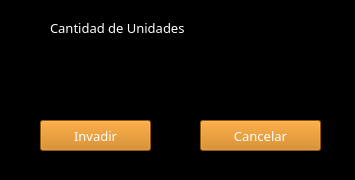
<?xml version="1.0" encoding="UTF-8"?>
<ui version="4.0">
 <class>invasion</class>
 <widget class="QWidget" name="invasion">
  <property name="geometry">
   <rect>
    <x>0</x>
    <y>0</y>
    <width>355</width>
    <height>180</height>
   </rect>
  </property>
  <property name="windowTitle">
   <string>invasion</string>
  </property>
  <widget class="QFrame" name="frame">
   <property name="geometry">
    <rect>
     <x>0</x>
     <y>0</y>
     <width>361</width>
     <height>181</height>
    </rect>
   </property>
   <property name="styleSheet">
    <string notr="true">background-color: rgb(0, 0, 0);</string>
   </property>
   <property name="frameShape">
    <enum>QFrame::StyledPanel</enum>
   </property>
   <property name="frameShadow">
    <enum>QFrame::Raised</enum>
   </property>
   <widget class="QPushButton" name="btnInvadir">
    <property name="geometry">
     <rect>
      <x>40</x>
      <y>120</y>
      <width>111</width>
      <height>31</height>
     </rect>
    </property>
    <property name="font">
     <font>
      <family>Starcraft</family>
      <pointsize>10</pointsize>
     </font>
    </property>
    <property name="styleSheet">
     <string notr="true">background-color: rgb(203, 119, 5);
color: rgb(255, 255, 255);</string>
    </property>
    <property name="text">
     <string>Invadir</string>
    </property>
   </widget>
   <widget class="QPushButton" name="btnCancelar">
    <property name="geometry">
     <rect>
      <x>200</x>
      <y>120</y>
      <width>121</width>
      <height>31</height>
     </rect>
    </property>
    <property name="font">
     <font>
      <family>Starcraft</family>
      <pointsize>10</pointsize>
     </font>
    </property>
    <property name="styleSheet">
     <string notr="true">background-color: rgb(203, 119, 5);
color: rgb(255, 255, 255);</string>
    </property>
    <property name="text">
     <string>Cancelar</string>
    </property>
   </widget>
   <widget class="QLabel" name="label">
    <property name="geometry">
     <rect>
      <x>50</x>
      <y>20</y>
      <width>291</width>
      <height>16</height>
     </rect>
    </property>
    <property name="font">
     <font>
      <family>Starcraft</family>
      <pointsize>10</pointsize>
     </font>
    </property>
    <property name="styleSheet">
     <string notr="true">color: rgb(255, 255, 255);</string>
    </property>
    <property name="text">
     <string>Cantidad de Unidades</string>
    </property>
   </widget>
   <widget class="QLineEdit" name="lineEdit">
    <property name="geometry">
     <rect>
      <x>40</x>
      <y>59</y>
      <width>281</width>
      <height>31</height>
     </rect>
    </property>
    <property name="font">
     <font>
      <family>Starcraft</family>
      <pointsize>11</pointsize>
     </font>
    </property>
    <property name="styleSheet">
     <string notr="true">background-color: rgb(0, 0, 0);
color: rgb(255, 255, 255);</string>
    </property>
   </widget>
  </widget>
 </widget>
 <layoutdefault spacing="6" margin="11"/>
 <resources/>
 <connections/>
</ui>
